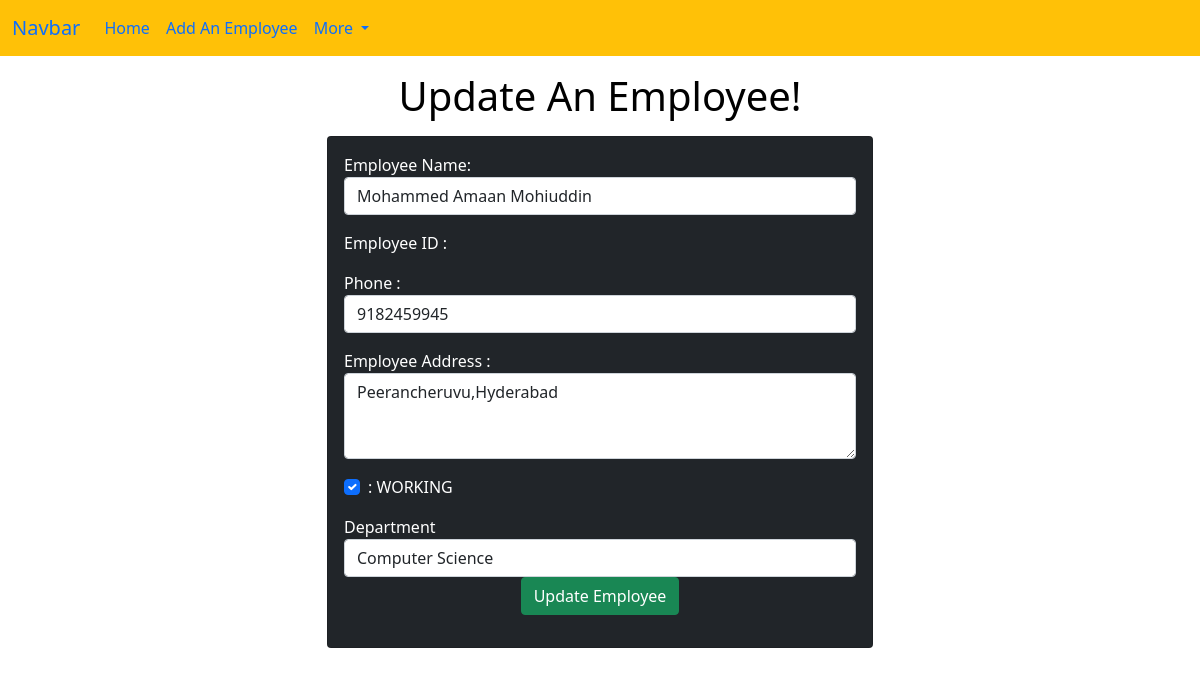
Screenshot of /emp/update-emp/5 with the database file from the repository.
### emp/models.py (models this page shows)
class Emp(models.Model):
    name=models.CharField(max_length=200)
    emp_id=models.CharField(max_length=200)
    phone=models.CharField(max_length=10)
    address=models.CharField(max_length=150)
    working=models.BooleanField(default=True)
    department=models.CharField(max_length=10)

### emp/views.py (the view)
# urls.py: path("update-emp/<int:emp_id>", update_emp, name='update_emp'),
def update_emp(request,emp_id):
    emp=Emp.objects.get(pk=emp_id)
    return render(request,"emp/update_emp.html",{
        'emp':emp
    })

### templates/emp/update_emp.html (shortened to what this page needs)
<!doctype html>
<html lang="en">
  <head>
    <link href="https://cdn.jsdelivr.net/npm/bootstrap@5.0.2/dist/css/bootstrap.min.css" rel="stylesheet">
  </head>
  <body>
    {% include "emp/navbar.html" %}
    <h1 class="text-center my-3">Update An Employee!</h1>
<div class="container">
    <div class="row">
        <div class="col-md-6 offset-md-3">
            <div class="card bg-dark text-white">
                <div class="card-body">
                    <form action="/emp/do-update-emp/{{emp.id}}" method="POST">
                        <div class="mb-3">
                            <label for="name">Employee Name:</label>
                            <input id="name" type="text" class="form-control" placeholder="Enter Employee Name" name="emp_name" value="{{emp.name}}">
                        </div>
                        <div class="mb-3">
                            <label for="id">Employee ID :</label>
                        </div>
                        <div class="mb-3">
                            <label for="phone">Phone   :</label>
                            <input id="phone" type="text" class="form-control" placeholder="Enter Employee Phone Number" name="emp_phone" value="{{emp.phone}}">
                        </div>
                        <div class="mb-3">
                            <label for="address"> Employee Address  :</label>
                            <textarea name="emp_address" id="address"  rows="3" class="form-control">{{emp.address}}</textarea>
                        </div>
                        <div class="mb-3 form-check">
                            <label for="working"> : WORKING  </label>
                            <input {% if emp.working %} checked {% endif %} id="working" name="emp_working" type="checkbox" class="form-check-input" >
                        </div>
                        <div class="mb-3 ">
                            <label for="department"> Department  </label>
                            <select value="{{emp.department}}" name="emp_department" id="department" class="form-control">
                                <option value="CSE"> Computer Science</option>
                            </select>
                            <div class="container text-center">
                                <button class="btn btn-success">
                                    Update Employee
                                </button>
                            </div>
                        </div>
                    </form>
                </div>
            </div>
        </div>
    </div>
</div>
  </body>
</html>

### templates/emp/update_emp.html (style rules this page uses)
body { background-color: #ffffff; color: #000000; }

### rows the page displays
Emp: emp_name "Mohammed Amaan Mohiuddin", emp_phone "9182459945", emp_address "Peerancheruvu,Hyderabad", working "☑", emp_department "Computer Science"
